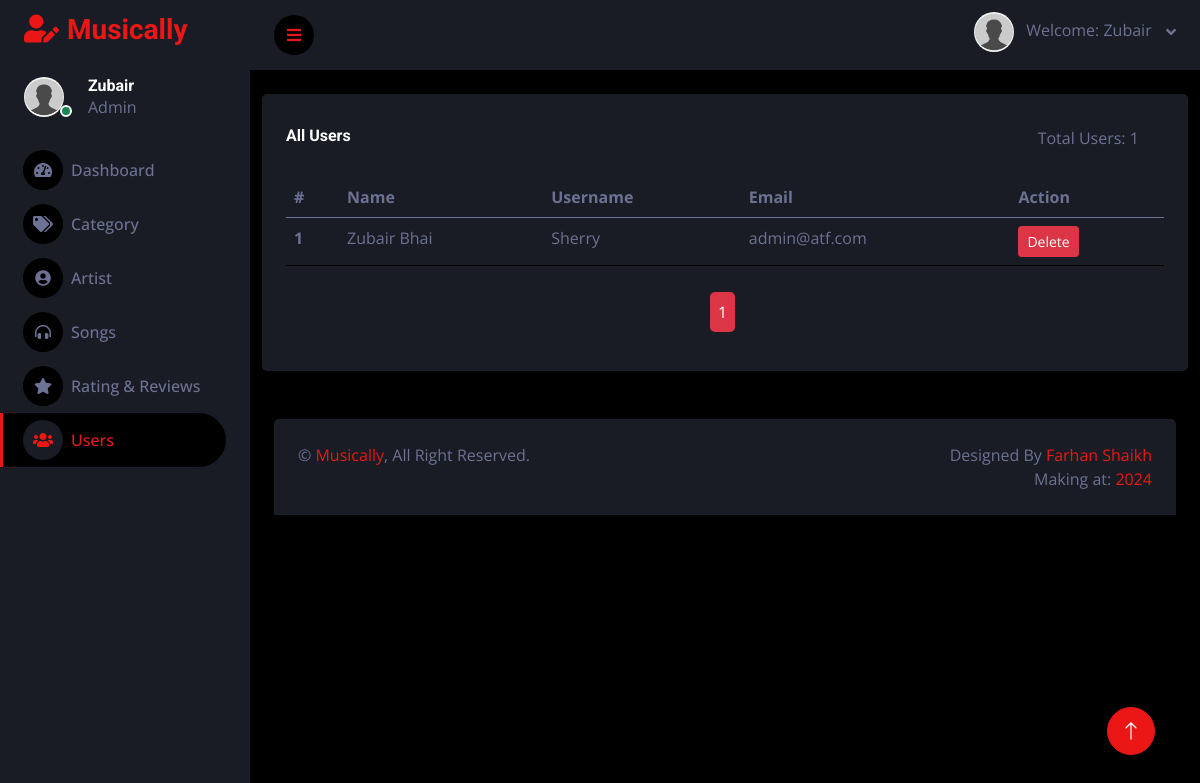
/users.php (signed in), run on the app's committed database.
### tables this page shows
CREATE TABLE IF NOT EXISTS `user` (
  `user_id` int UNSIGNED NOT NULL AUTO_INCREMENT,
  `first_name` varchar(30) NOT NULL,
  `last_name` varchar(30) NOT NULL,
  `username` varchar(30) DEFAULT NULL,
  `email` varchar(30) DEFAULT NULL,
  `password` varchar(40) DEFAULT NULL,
  PRIMARY KEY (`user_id`)
);

### users.php (the view, shortened to what this page needs)
<?php
require("config.php");
require("header.php");
?>
<div class="container my-4">
    <div class="row">
        <div class="col-xl-12">
        <div class="bg-secondary rounded h-100 p-4">
                            <div class="row">
                                <div class="col-md-10 my-2">
                                    <h6 class="mb-4">All Users</h6>
                                </div>
                                <div class="col-md-2 my-2">
                              <?php
                                $sql = "SELECT COUNT(*) as total FROM `user`";
                                $result = mysqli_query($con, $sql);
                                $row = mysqli_fetch_assoc($result);
                                $totaluser = $row['total'];
                              ?>
                                      <p>Total Users: <?php echo  $totaluser?></p>
                                </div>
                            </div>
                            <div class="table-responsive">
                                <table class="table">
                                    <thead>
                                        <tr>
                                            <th scope="col">#</th>
                                            <th scope="col">Name</th>
                                            <th scope="col">Username</th>
                                            <th scope="col">Email</th>
                                            <th scope="col">Action</th>
                                        </tr>
                                    </thead>
                                    <tbody>
                                        <?php
                                         $limit = 10;
                                         if (isset($_GET['page'])) {
                                             $page = $_GET['page'];
                                         }else{
                                            $page = 1;
                                         }
                                         $offset = ($page - 1) * $limit;
                                    $sql = "SELECT * FROM `user` LIMIT {$offset} , {$limit}";
                                    $res = mysqli_query($con,$sql);
                                    if ($row = mysqli_num_rows($res)>0) {
                                        $srn = 1;
                                        while ($row = mysqli_fetch_assoc($res)) {
                        ?>
                                        <tr>
                                            <th scope="row"><?php echo $srn ?></th>
                                            <td><?php echo $row['first_name'] ?> <?php echo $row['last_name'] ?></td>
                                            <td><?php echo $row['username'] ?></td>
                                            <td><?php echo $row['email'] ?></td>
                                            <td>
                                                <button class="btn btn-sm btn-danger" onclick="confirmDelete(<?php echo $row['user_id']; ?>)">Delete</button>
                                            </td>
                                        </tr>
                                        <?php
                        $srn++;
                        }
                    }else {
                        echo "<tr ><td colspan='6' class='text-center mt-3'><h3 class='my-3'>No User found</h3></td></tr>";
                    }
                     ?>
                                    </tbody>
                                </table>
                                <?php
                 $sql1 = "SELECT * FROM `user`";
                 $res1 = mysqli_query($con,$sql1);
                 $row1 = mysqli_num_rows($res1);
                if($row1 > 0){
                    $total_record = $row1;
                    $total_pages = ceil($total_record / $limit);
                echo "<ul class='pagination admin-pagination'>";
                    for ($i=1; $i <= $total_pages ; $i++) {
                        if ($i == $page) {
                            $active ="active";
                        }else{
                            $active ="";
                        }
                    echo '<li class = '.$active.'><a href="users.php?page='.$i.'" >'.$i.'</a></li>';
                }
                echo '</ul>';
                }
?>
                            </div>
                        </div>
        </div>
    </div>
</div>
<?php
    require "footer.php";
?>

### header.php (shortened to what this page needs)
<?php
require("config.php");
$userId = $_SESSION['admin_id'];
$sql = "SELECT * FROM `admin` WHERE admin_id = '$userId'";
$res = mysqli_query($con, $sql);
$row = ($res && mysqli_num_rows($res) > 0) ? mysqli_fetch_assoc($res) : null;
$profileImage = !empty($row['profile_image']) ? 'uploads/' . htmlspecialchars($row['profile_image']) : 'img/null-user.jpg';
$username = !empty($row['username']) ? htmlspecialchars($row['username']) : 'Admin';
?>
<!DOCTYPE html>
<html lang="en">
<head>
    <link href="https://cdnjs.cloudflare.com/ajax/libs/font-awesome/5.10.0/css/all.min.css" rel="stylesheet">
    <link href="https://cdn.jsdelivr.net/npm/bootstrap-icons@1.4.1/font/bootstrap-icons.css" rel="stylesheet">
    <link href="lib/owlcarousel/assets/owl.carousel.min.css" rel="stylesheet">
    <link href="lib/tempusdominus/css/tempusdominus-bootstrap-4.min.css" rel="stylesheet" />
    <link rel="stylesheet" href="https://cdn.jsdelivr.net/npm/sweetalert2@11/dist/sweetalert2.min.css">
    <link href="css/bootstrap.min.css" rel="stylesheet">
    <link href="css/style.css" rel="stylesheet">
</head>
<body>
    <div class="container-fluid position-relative d-flex p-0">
        <div class="sidebar pe-4 pb-3">
            <nav class="navbar bg-secondary navbar-dark">
                <a href="index.php" class="navbar-brand mx-4 mb-3">
                    <h3 class="text-primary"><i class="fa fa-user-edit me-2"></i>Musically</h3>
                </a>
                <div class="d-flex align-items-center ms-4 mb-4">
                    <div class="position-relative">
                        <img class="rounded-circle me-lg-2" src="<?php echo $profileImage; ?>" alt="" style="width: 40px; height: 40px;">
                        <div class="bg-success rounded-circle border border-2 border-white position-absolute end-0 bottom-0 p-1"></div>
                    </div>
                    <div class="ms-3">
                        <a href="profile.php?id=<?php echo $row['admin_id'] ?>"><h6 class="mb-0"><?php echo $username; ?></h6></a>
                        <span>Admin</span>
                    </div>
                </div>
                <div class="navbar-nav w-100">
                    <a href="index.php" class="nav-item nav-link <?php echo (basename($_SERVER['PHP_SELF']) == 'index.php') ? 'active' : ''; ?>">
                        <i class="fa fa-tachometer-alt me-2"></i>Dashboard
                    </a>
                    <a href="category.php" class="nav-item nav-link <?php echo (basename($_SERVER['PHP_SELF']) == 'category.php') ? 'active' : ''; ?>">
                        <i class="fa fa-tags me-2"></i>Category
                    </a>
                    <a href="artist.php" class="nav-item nav-link <?php echo (basename($_SERVER['PHP_SELF']) == 'artist.php') ? 'active' : ''; ?>">
                        <i class="fa fa-user-circle me-2"></i>Artist
                    </a>
                    <a href="song.php" class="nav-item nav-link <?php echo (basename($_SERVER['PHP_SELF']) == 'song.php') ? 'active' : ''; ?>">
                        <i class="fa fa-headphones-alt me-2"></i>Songs
                    </a>
                    <a href="rating_reviews.php" class="nav-item nav-link <?php echo (basename($_SERVER['PHP_SELF']) == 'rating_reviews.php') ? 'active' : ''; ?>">
                        <i class="fa fa-star me-2"></i>Rating & Reviews
                    </a>
                    <a href="users.php" class="nav-item nav-link <?php echo (basename($_SERVER['PHP_SELF']) == 'users.php') ? 'active' : ''; ?>">
                        <i class="fa fa-users me-2"></i>Users
                    </a>
                </div>
            </nav>
        </div>
        <div class="content">
            <nav class="navbar navbar-expand bg-secondary navbar-dark sticky-top px-4 py-0">
                <a href="#" class="sidebar-toggler flex-shrink-0">
                    <i class="fa fa-bars"></i>
                </a>
                <div class="navbar-nav align-items-center ms-auto">
                    <div class="nav-item dropdown">
                        <a href="#" class="nav-link dropdown-toggle" data-bs-toggle="dropdown">
                            <img class="rounded-circle me-lg-2" src="<?php echo $profileImage; ?>" alt="" style="width: 40px; height: 40px;">
                            <span class="d-none d-lg-inline-flex">
                                <p>Welcome: <?php echo $username; ?></p>&nbsp;
                            </span>
                        </a>
                    </div>
                </div>
            </nav>

### css/style.css (style rules this page uses)
:root { --primary: #EB1616; --secondary: #191C24; --light: #6C7293; --dark: #000000; }
.admin-pagination { margin: 0; }
.admin-pagination li a { display: block; }
.pagination { display: block; text-align: center; margin: 5px; padding: 5px; }
.pagination li { display:inline-block; margin: 0 5px 0 0; padding: 5px; }
.pagination li a { border: none; background: #dc3545; color: #fff; padding: 8px; border-radius: 5px; }
.btn { transition: .5s; }
.sidebar { position: fixed; top: 0; left: 0; bottom: 0; width: 250px; height: 100vh; overflow-y: auto; background: var(--secondary); transition: 0.5s; z-index: 999; }
.content { margin-left: 250px; min-height: 100vh; background: var(--dark); transition: 0.5s; }
@media (min-width: 992px) { .sidebar { margin-left: 0; } }
@media (min-width: 992px) { .content { width: calc(100% - 250px); } }
.sidebar .navbar .navbar-nav .nav-link { padding: 7px 20px; color: var(--light); font-weight: 500; border-left: 3px solid var(--secondary); border-radius: 0 30px 30px 0; outline: none; }
.sidebar .navbar .navbar-nav .nav-link:hover, .sidebar .navbar .navbar-nav .nav-link.active { color: var(--primary); background: var(--dark); border-color: var(--primary); }
.sidebar .navbar .navbar-nav .nav-link i { width: 40px; height: 40px; display: inline-flex; align-items: center; justify-content: center; background: var(--dark); border-radius: 40px; }
.sidebar .navbar .navbar-nav .nav-link:hover i, .sidebar .navbar .navbar-nav .nav-link.active i { background: var(--secondary); }
.content .navbar .navbar-nav .nav-link { margin-left: 25px; padding: 12px 0; color: var(--light); outline: none; }
.content .navbar .sidebar-toggler, .content .navbar .navbar-nav .nav-link i { width: 40px; height: 40px; display: inline-flex; align-items: center; justify-content: center; background: var(--dark); border-radius: 40px; }
.content .navbar .dropdown-toggle::after { margin-left: 6px; vertical-align: middle; border: none; content: "\f107"; font-family: "Font Awesome 5 Free"; font-weight: 900; transition: .5s; }

### data on the page
user: first_name "Zubair", last_name "Bhai", username "Sherry", email "admin@atf.com"

### other printed values
$username "Zubair"
$totaluser "1"
